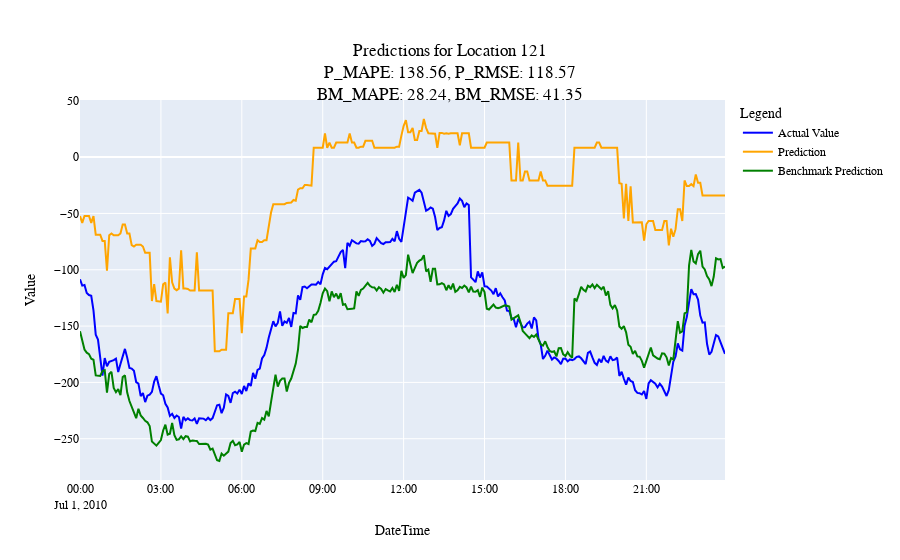
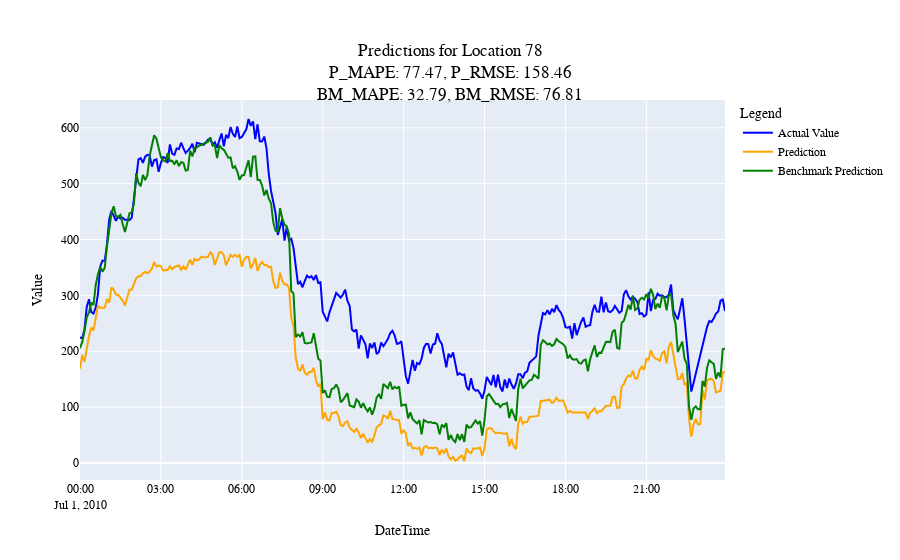
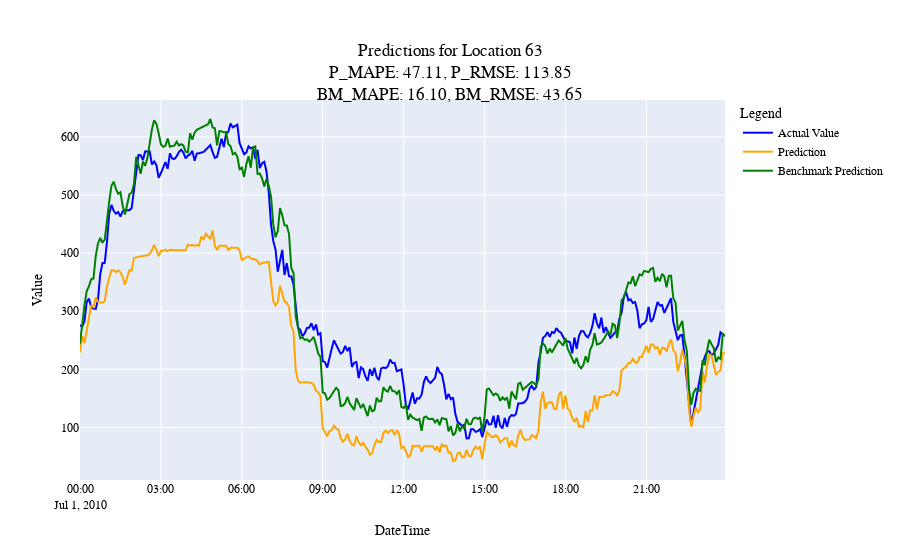
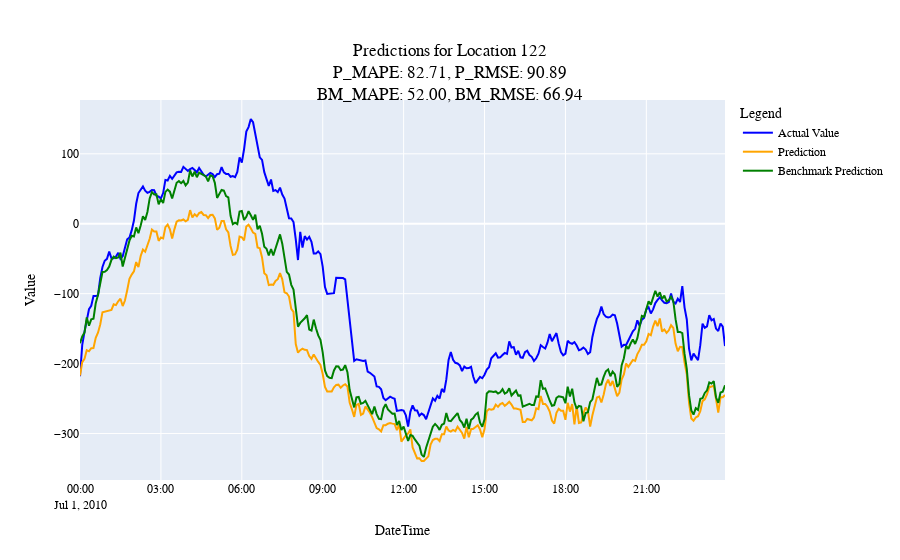

These figures' notebook cell, in order:
### Code cell
for l in worst_values:
    plot_predictions(l)

### Figure 1 — Plotly figure (JSON) as saved in the notebook; plotly's stock layout.template omitted (floating-point values rounded to 4 significant figures; data arrays with more than 128 entries replaced by an {"elided": "..."} marker saying what was removed)
{"data": [{"hovertemplate": "Actual: %{y}<br>Date: %{x}", "line": {"color": "blue", "width": 2}, "mode": "lines", "name": "Actual Value", "type": "scatter", "x": {"elided": "288 str values"}, "y": {"elided": "288 float values"}}, {"hovertemplate": "Prediction: %{y}<br>Date: %{x}", "line": {"color": "orange", "width": 2}, "mode": "lines", "name": "Prediction", "type": "scatter", "x": {"elided": "288 str values"}, "y": {"elided": "288 float values"}}, {"hovertemplate": "Benchmark: %{y}<br>Date: %{x}", "line": {"color": "green", "width": 2}, "mode": "lines", "name": "Benchmark Prediction", "type": "scatter", "x": {"elided": "288 str values"}, "y": {"elided": "288 float values"}}], "layout": {"font": {"color": "black", "family": "Arial, sans-serif", "size": 12}, "hovermode": "x unified", "legend": {"title": {"text": "Legend"}}, "title": {"text": "Predictions for Location 121<br>P_MAPE: 138.56, P_RMSE: 118.57<br>BM_MAPE: 28.24, BM_RMSE: 41.35", "x": 0.5, "xanchor": "center", "y": 0.9, "yanchor": "top"}, "xaxis": {"title": {"text": "DateTime"}}, "yaxis": {"title": {"text": "Value"}}}}

### Figure 2 — Plotly figure (JSON) as saved in the notebook; plotly's stock layout.template omitted (floating-point values rounded to 4 significant figures; data arrays with more than 128 entries replaced by an {"elided": "..."} marker saying what was removed)
{"data": [{"hovertemplate": "Actual: %{y}<br>Date: %{x}", "line": {"color": "blue", "width": 2}, "mode": "lines", "name": "Actual Value", "type": "scatter", "x": {"elided": "288 str values"}, "y": {"elided": "288 float values"}}, {"hovertemplate": "Prediction: %{y}<br>Date: %{x}", "line": {"color": "orange", "width": 2}, "mode": "lines", "name": "Prediction", "type": "scatter", "x": {"elided": "288 str values"}, "y": {"elided": "288 float values"}}, {"hovertemplate": "Benchmark: %{y}<br>Date: %{x}", "line": {"color": "green", "width": 2}, "mode": "lines", "name": "Benchmark Prediction", "type": "scatter", "x": {"elided": "288 str values"}, "y": {"elided": "288 float values"}}], "layout": {"font": {"color": "black", "family": "Arial, sans-serif", "size": 12}, "hovermode": "x unified", "legend": {"title": {"text": "Legend"}}, "title": {"text": "Predictions for Location 78<br>P_MAPE: 77.47, P_RMSE: 158.46<br>BM_MAPE: 32.79, BM_RMSE: 76.81", "x": 0.5, "xanchor": "center", "y": 0.9, "yanchor": "top"}, "xaxis": {"title": {"text": "DateTime"}}, "yaxis": {"title": {"text": "Value"}}}}

### Figure 3 — Plotly figure (JSON) as saved in the notebook; plotly's stock layout.template omitted (floating-point values rounded to 4 significant figures; data arrays with more than 128 entries replaced by an {"elided": "..."} marker saying what was removed)
{"data": [{"hovertemplate": "Actual: %{y}<br>Date: %{x}", "line": {"color": "blue", "width": 2}, "mode": "lines", "name": "Actual Value", "type": "scatter", "x": {"elided": "288 str values"}, "y": {"elided": "288 float values"}}, {"hovertemplate": "Prediction: %{y}<br>Date: %{x}", "line": {"color": "orange", "width": 2}, "mode": "lines", "name": "Prediction", "type": "scatter", "x": {"elided": "288 str values"}, "y": {"elided": "288 float values"}}, {"hovertemplate": "Benchmark: %{y}<br>Date: %{x}", "line": {"color": "green", "width": 2}, "mode": "lines", "name": "Benchmark Prediction", "type": "scatter", "x": {"elided": "288 str values"}, "y": {"elided": "288 float values"}}], "layout": {"font": {"color": "black", "family": "Arial, sans-serif", "size": 12}, "hovermode": "x unified", "legend": {"title": {"text": "Legend"}}, "title": {"text": "Predictions for Location 63<br>P_MAPE: 47.11, P_RMSE: 113.85<br>BM_MAPE: 16.10, BM_RMSE: 43.65", "x": 0.5, "xanchor": "center", "y": 0.9, "yanchor": "top"}, "xaxis": {"title": {"text": "DateTime"}}, "yaxis": {"title": {"text": "Value"}}}}

### Figure 4 — Plotly figure (JSON) as saved in the notebook; plotly's stock layout.template omitted (floating-point values rounded to 4 significant figures; data arrays with more than 128 entries replaced by an {"elided": "..."} marker saying what was removed)
{"data": [{"hovertemplate": "Actual: %{y}<br>Date: %{x}", "line": {"color": "blue", "width": 2}, "mode": "lines", "name": "Actual Value", "type": "scatter", "x": {"elided": "288 str values"}, "y": {"elided": "288 float values"}}, {"hovertemplate": "Prediction: %{y}<br>Date: %{x}", "line": {"color": "orange", "width": 2}, "mode": "lines", "name": "Prediction", "type": "scatter", "x": {"elided": "288 str values"}, "y": {"elided": "288 float values"}}, {"hovertemplate": "Benchmark: %{y}<br>Date: %{x}", "line": {"color": "green", "width": 2}, "mode": "lines", "name": "Benchmark Prediction", "type": "scatter", "x": {"elided": "288 str values"}, "y": {"elided": "288 float values"}}], "layout": {"font": {"color": "black", "family": "Arial, sans-serif", "size": 12}, "hovermode": "x unified", "legend": {"title": {"text": "Legend"}}, "title": {"text": "Predictions for Location 122<br>P_MAPE: 82.71, P_RMSE: 90.89<br>BM_MAPE: 52.00, BM_RMSE: 66.94", "x": 0.5, "xanchor": "center", "y": 0.9, "yanchor": "top"}, "xaxis": {"title": {"text": "DateTime"}}, "yaxis": {"title": {"text": "Value"}}}}
